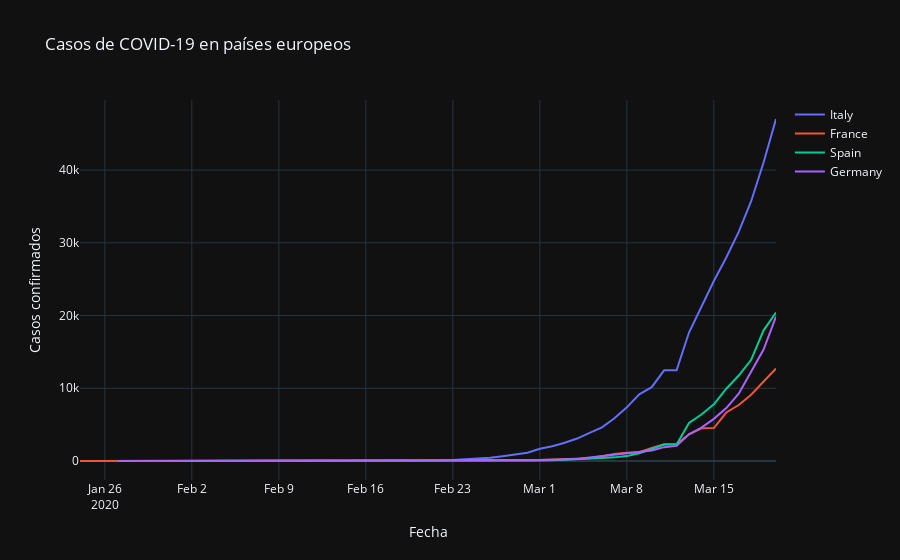

Write notebook code for a chart like this one.
### Code cell
fig = go.Figure()
for country in european_countrys:
    dates_country, values_country = get_series(country, 'country', df_confirmed)
    fig.add_trace(go.Scatter(x=dates_country, y=values_country, name=country))
fig.update_layout(
    title='Casos de COVID-19 en países europeos',
    xaxis_title='Fecha',
    yaxis_title='Casos confirmados',
    template='plotly_dark'
)
py.offline.iplot(fig)
